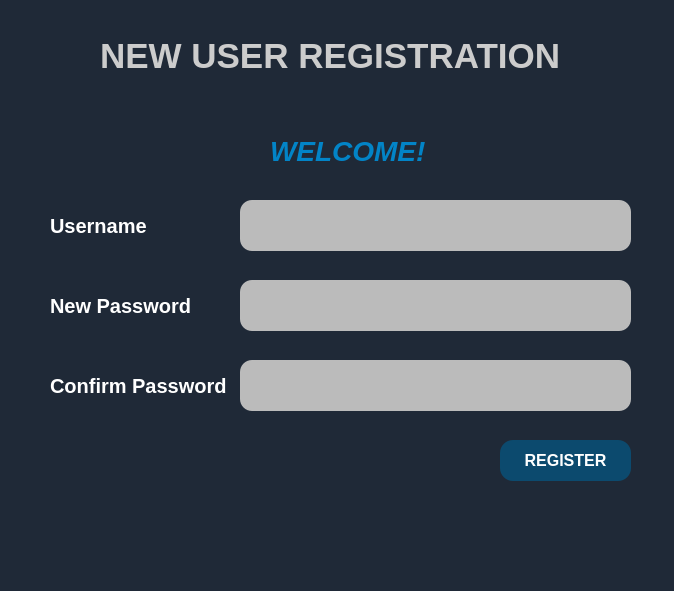
<?xml version="1.0" encoding="UTF-8"?>
<ui version="4.0">
 <class>register_box</class>
 <widget class="QDialog" name="register_box">
  <property name="geometry">
   <rect>
    <x>0</x>
    <y>0</y>
    <width>674</width>
    <height>591</height>
   </rect>
  </property>
  <property name="minimumSize">
   <size>
    <width>674</width>
    <height>591</height>
   </size>
  </property>
  <property name="maximumSize">
   <size>
    <width>674</width>
    <height>591</height>
   </size>
  </property>
  <property name="windowTitle">
   <string>Register user</string>
  </property>
  <property name="styleSheet">
   <string notr="true">QWidget{
	background:#1F2937;
	color:white;
   font-weight:700;
}</string>
  </property>
  <widget class="QLabel" name="label">
   <property name="geometry">
    <rect>
     <x>100</x>
     <y>30</y>
     <width>521</width>
     <height>51</height>
    </rect>
   </property>
   <property name="styleSheet">
    <string notr="true">QLabel{
        font-size:35px;
        font-family:Arial, sans-serif; 
        color:#ccc;
}</string>
   </property>
   <property name="text">
    <string>NEW USER REGISTRATION</string>
   </property>
  </widget>
  <widget class="QLabel" name="label_2">
   <property name="geometry">
    <rect>
     <x>270</x>
     <y>130</y>
     <width>161</width>
     <height>41</height>
    </rect>
   </property>
   <property name="styleSheet">
    <string notr="true">QLabel{
        font-size:28px;
        font-family:Arial, sans-serif;
		font-style:italic;
        color:#0284C7;
}</string>
   </property>
   <property name="text">
    <string>WELCOME!</string>
   </property>
  </widget>
  <widget class="QLabel" name="label_3">
   <property name="geometry">
    <rect>
     <x>50</x>
     <y>210</y>
     <width>121</width>
     <height>31</height>
    </rect>
   </property>
   <property name="styleSheet">
    <string notr="true">QLabel{
   	  font-size:20px;
     font-family:Arial, sans-serif;
}</string>
   </property>
   <property name="text">
    <string>Username</string>
   </property>
  </widget>
  <widget class="QLineEdit" name="lineEdit">
   <property name="geometry">
    <rect>
     <x>240</x>
     <y>200</y>
     <width>391</width>
     <height>51</height>
    </rect>
   </property>
   <property name="styleSheet">
    <string notr="true">QLineEdit{
		font-size:20px;
		background:#bbb;
		color:#1F2937;
        border-radius:12px;
		font-family:Arial, sans-serif;
}</string>
   </property>
   <property name="text">
    <string/>
   </property>
  </widget>
  <widget class="QLabel" name="label_4">
   <property name="geometry">
    <rect>
     <x>50</x>
     <y>290</y>
     <width>221</width>
     <height>31</height>
    </rect>
   </property>
   <property name="styleSheet">
    <string notr="true">QLabel{
   	  font-size:20px;
     font-family:Arial, sans-serif;
}</string>
   </property>
   <property name="text">
    <string>New Password</string>
   </property>
  </widget>
  <widget class="QLineEdit" name="lineEdit_2">
   <property name="geometry">
    <rect>
     <x>240</x>
     <y>280</y>
     <width>391</width>
     <height>51</height>
    </rect>
   </property>
   <property name="styleSheet">
    <string notr="true">QLineEdit{
		font-size:20px;
		background:#bbb;
		color:#1F2937;
        border-radius:12px;
		font-family:Arial, sans-serif;
}</string>
   </property>
   <property name="text">
    <string/>
   </property>
  </widget>
  <widget class="QLabel" name="label_5">
   <property name="geometry">
    <rect>
     <x>50</x>
     <y>370</y>
     <width>221</width>
     <height>31</height>
    </rect>
   </property>
   <property name="styleSheet">
    <string notr="true">QLabel{
   	  font-size:20px;
     font-family:Arial, sans-serif;
}</string>
   </property>
   <property name="text">
    <string>Confirm Password</string>
   </property>
  </widget>
  <widget class="QLineEdit" name="lineEdit_3">
   <property name="geometry">
    <rect>
     <x>240</x>
     <y>360</y>
     <width>391</width>
     <height>51</height>
    </rect>
   </property>
   <property name="styleSheet">
    <string notr="true">QLineEdit{
		font-size:20px;
		background:#bbb;
		color:#1F2937;
        border-radius:12px;
		font-family:Arial, sans-serif;
}</string>
   </property>
   <property name="text">
    <string/>
   </property>
  </widget>
  <widget class="QPushButton" name="pushButton_2">
   <property name="geometry">
    <rect>
     <x>500</x>
     <y>440</y>
     <width>131</width>
     <height>41</height>
    </rect>
   </property>
   <property name="styleSheet">
    <string notr="true">QPushButton{
		font-family:Arial, sans-serif;
		font-size:16px;
background:#0C4A6E;
border-radius:13px;
font-weight:900;
        
}
</string>
   </property>
   <property name="text">
    <string>REGISTER</string>
   </property>
  </widget>
 </widget>
 <resources/>
 <connections/>
</ui>
